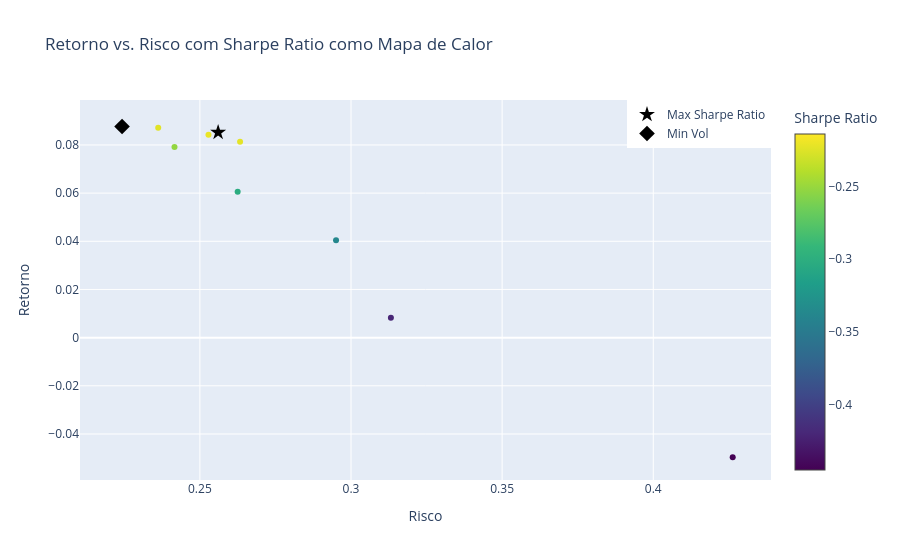

Here is the notebook cell this chart was saved with:
### Markdown cell above
grafico

### Code cell
if n_monte_carlo <= 10**5 :
    import plotly.graph_objects as go

    fig = go.Figure()

    fig.add_trace(go.Scatter(x=MC_portf_results["volatilidade"],y=MC_portf_results["retorno"],
                            mode="markers",marker=dict(color=MC_portf_results["sharpe_ratio"],
                                                        colorscale="Viridis",
                                                        colorbar=dict(title="Sharpe Ratio"),
                                                        ), showlegend=False))
    # ponto de Sharpe Ratio máximo
    fig.add_trace(go.Scatter(x=[MC_max_sharpe_portf.volatilidade],y=[MC_max_sharpe_portf.retorno],
                            mode="markers",marker=dict(color="black", symbol="star", size=12,),
                            name="Max Sharpe Ratio",))

    # ponto de volatilidade mínima
    fig.add_trace(go.Scatter(x=[MC_min_vol_portf.volatilidade],y=[MC_min_vol_portf.retorno],
                            mode="markers",marker=dict(color="black", symbol="diamond", size=12,),
                            name="Min Vol",))

    fig.update_layout(xaxis_title="Risco",yaxis_title="Retorno",
        title="Retorno vs. Risco com Sharpe Ratio como Mapa de Calor",
        legend=dict(
            x=1,  # Posição horizontal (0 = esquerda, 1 = direita)
            y=1,  # Posição vertical (0 = inferior, 1 = superior)
            xanchor="right",  # Ancora horizontal da legenda
            yanchor="top"   # Ancora vertical da legenda
        ))
    # Exiba o gráfico
    fig.show()

else : pass
    # avg_ret_aa , cov_mat_aa = port_metrics(prices)
    # MARKERS = ["o"]*len(prices.columns)

    # with sns.plotting_context("paper"):
    #     fig, ax = plt.subplots()
    #     MC_portf_results.plot(kind="scatter", x="volatilidade", 
    #                         y="retorno", c="sharpe_ratio",
    #                         cmap="RdYlGn", edgecolors="black", 
    #                         ax=ax)
    #     ax.set(xlabel="Volatilidade", 
    #         ylabel="Retorno", 
    #         title="Fronteira eficiente via simulação")
    #     # ax.plot(ef_vol_list, ef_rtn_list, "b--")
    #     for asset_index in range(len(prices.columns)):
    #         ax.scatter(x=np.sqrt(cov_mat_aa.iloc[asset_index, asset_index]), 
    #                 y=avg_ret_aa[asset_index], 
    #                 marker=MARKERS[asset_index], 
    #                 s=150, color="black",
    #                 # label=ASSETS[asset_index]
    #                 )
    #         ax.text(x=np.sqrt(cov_mat_aa.iloc[asset_index, asset_index])+.005,
    #             y=avg_ret_aa[asset_index]+.01,
    #             s=ASSETS[asset_index],
    #             fontsize=10, ha='center', va='bottom') 
            

    #     # Ponto de Sharpe Ratio máximo
    #     ax.scatter(MC_max_sharpe_portf.volatilidade, MC_max_sharpe_portf.retorno,
    #             marker="*", s=100, color="black", label="Max Sharpe Ratio")

    #     # Ponto de volatilidade mínima
    #     ax.scatter(MC_min_vol_portf.volatilidade, MC_min_vol_portf.retorno,
    #             marker="D", s=100, color="black", label="Min Vol")

    #     ax.legend()

    #     sns.despine()
    #     plt.tight_layout()
    #     # plt.savefig("images/figure_11_10", dpi=200)

### Figure 1 — Plotly figure (JSON) as saved in the notebook; plotly's stock layout.template omitted (floating-point values rounded to 4 significant figures)
{"data": [{"marker": {"color": [-0.3374, -0.214, -0.2206, -0.2227, -0.4208, -0.252, -0.3025, -0.4449, -0.2334, -0.224], "colorbar": {"title": {"text": "Sharpe Ratio"}}, "colorscale": [[0, "#440154"], [0.1111, "#482878"], [0.2222, "#3e4989"], [0.3333, "#31688e"], [0.4444, "#26828e"], [0.5556, "#1f9e89"], [0.6667, "#35b779"], [0.7778, "#6ece58"], [0.8889, "#b5de2b"], [1, "#fde725"]]}, "mode": "markers", "showlegend": false, "type": "scatter", "x": [0.295, 0.256, 0.2528, 0.2633, 0.3132, 0.2416, 0.2625, 0.4263, 0.2242, 0.2362], "y": [0.04044, 0.08521, 0.08422, 0.08135, 0.008217, 0.07911, 0.06059, -0.04967, 0.08766, 0.08709]}, {"marker": {"color": "black", "size": 12, "symbol": "star"}, "mode": "markers", "name": "Max Sharpe Ratio", "type": "scatter", "x": [0.256], "y": [0.08521]}, {"marker": {"color": "black", "size": 12, "symbol": "diamond"}, "mode": "markers", "name": "Min Vol", "type": "scatter", "x": [0.2242], "y": [0.08766]}], "layout": {"legend": {"x": 1, "xanchor": "right", "y": 1, "yanchor": "top"}, "title": {"text": "Retorno vs. Risco com Sharpe Ratio como Mapa de Calor"}, "xaxis": {"title": {"text": "Risco"}}, "yaxis": {"title": {"text": "Retorno"}}}}
